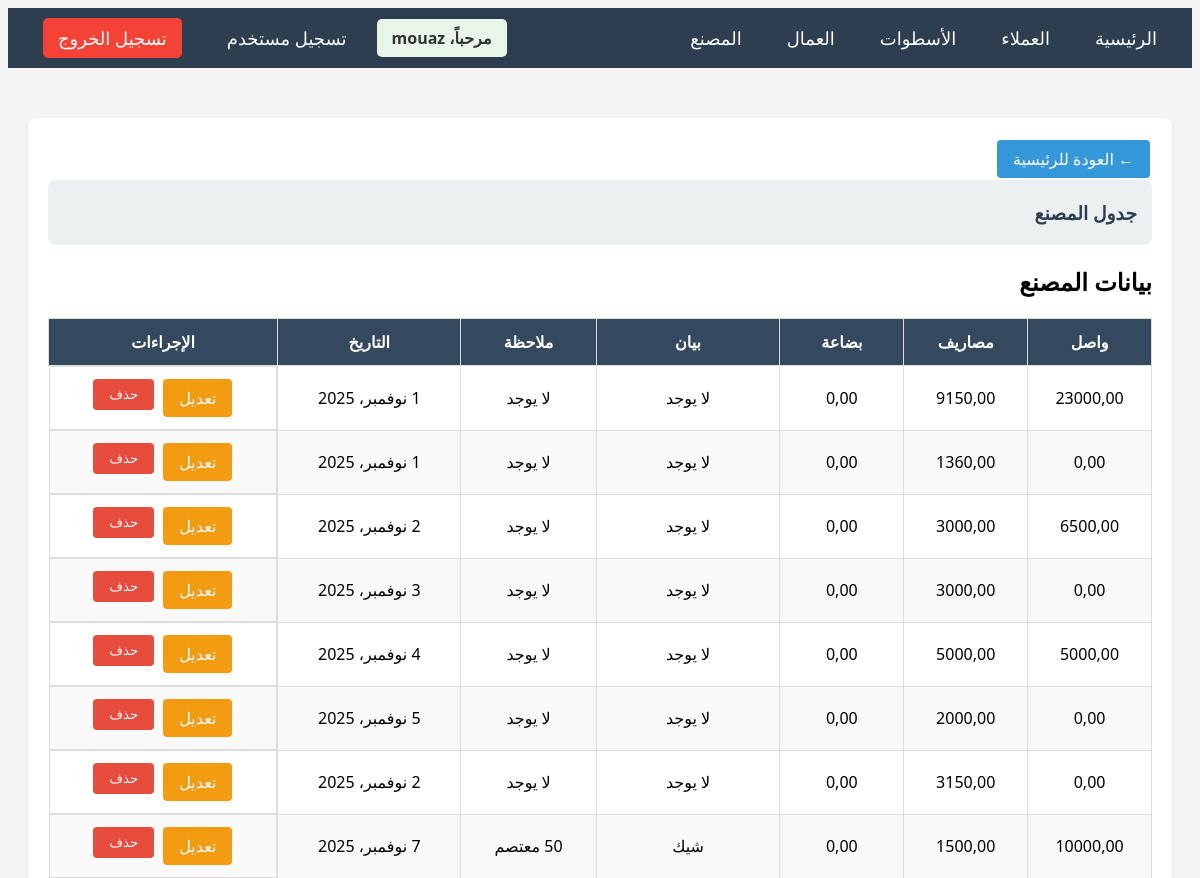
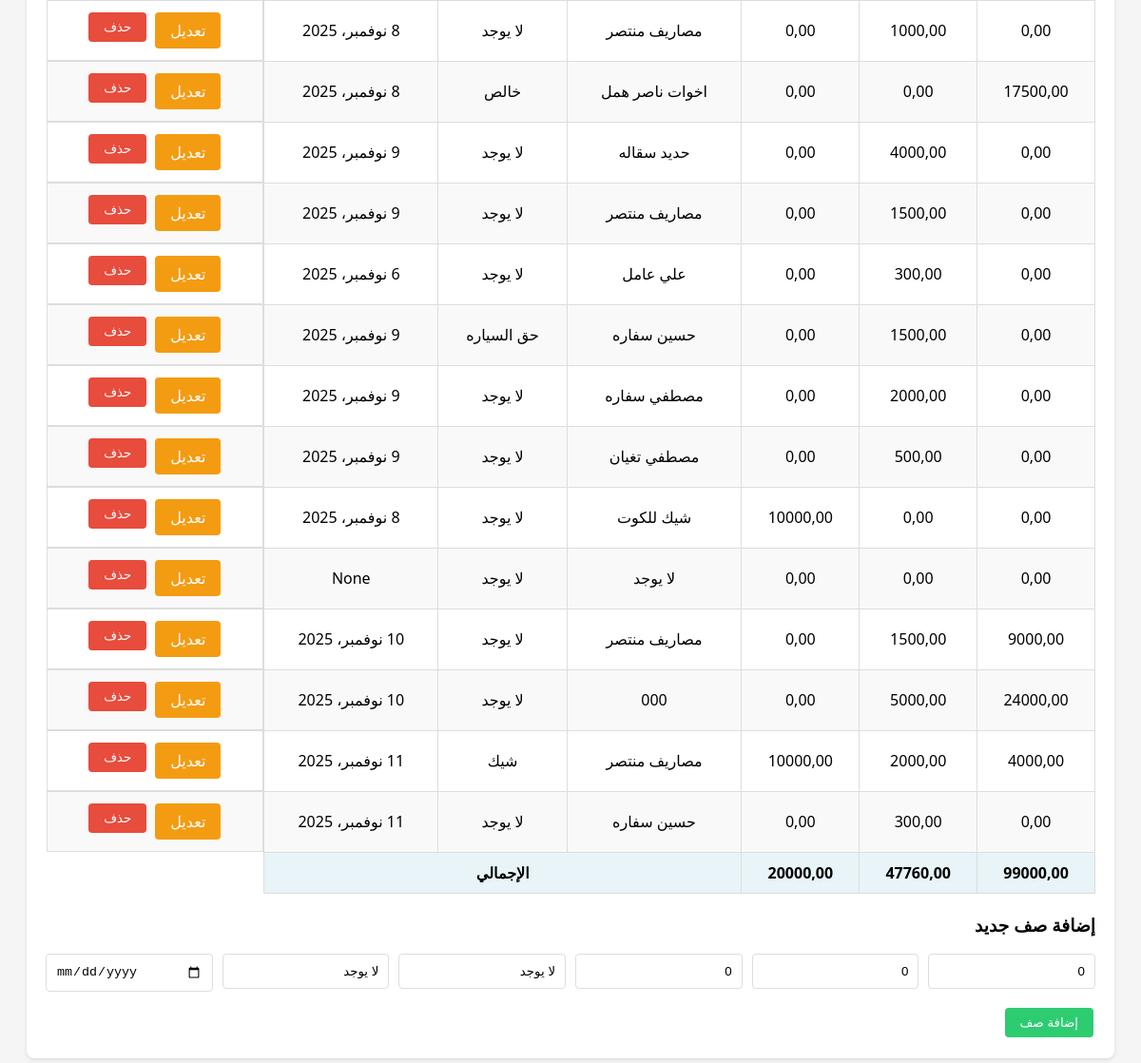
Screenshot of /factory/ (signed in) with the database file from the repository (2 pictures, top to bottom).
### main/models.py (models this page shows, shortened)
class FactoryRow(models.Model):
    received = models.DecimalField(max_digits=10, decimal_places=2, default=0, verbose_name='واصل')
    expenses = models.DecimalField(max_digits=10, decimal_places=2, default=0, verbose_name='مصاريف')
    goods = models.DecimalField(max_digits=10, decimal_places=2, default=0, verbose_name='بضاعة')
    statement = models.CharField(max_length=200, default='لا يوجد', verbose_name='بيان')
    note = models.CharField(max_length=200, default='لا يوجد', verbose_name='ملاحظة')
    date = models.DateField(null=True, blank=True, verbose_name='التاريخ', default='لا يوجد')
    order = models.IntegerField(default=0, verbose_name='الترتيب')
    class Meta:
        verbose_name = 'صف المصنع'
        verbose_name_plural = 'صفوف المصنع'
        ordering = ['order', 'id']

### main/views.py (the view)
# urls.py: path('factory/', views.factory_detail, name='factory_detail'),
@login_required
def factory_detail(request):
    rows = FactoryRow.objects.all()
    total_received = sum(row.received for row in rows)
    total_expenses = sum(row.expenses for row in rows)
    total_goods = sum(row.goods for row in rows)
    if request.method == 'POST':
        form = FactoryRowForm(request.POST)
        if form.is_valid():
            row = form.save(commit=False)
            row.order = rows.count()
            row.save()
            messages.success(request, 'تم إضافة الصف بنجاح')
            return redirect('factory_detail')
    else:
        form = FactoryRowForm()
    context = {
        'rows': rows,
        'form': form,
        'total_received': total_received,
        'total_expenses': total_expenses,
        'total_goods': total_goods,
    }
    return render(request, 'main/factory_detail.html', context)

### main/forms.py
class FactoryRowForm(forms.ModelForm):
    class Meta:
        model = FactoryRow
        fields = ['received', 'expenses', 'goods', 'statement', 'note', 'date']
        widgets = {
            'received': forms.NumberInput(attrs={'class': 'form-control', 'placeholder': 'واصل', 'step': '00.100'}),
            'expenses': forms.NumberInput(attrs={'class': 'form-control', 'placeholder': 'مصاريف', 'step': '00.100'}),
            'goods': forms.NumberInput(attrs={'class': 'form-control', 'placeholder': 'بضاعة', 'step': '00.100'}),
            'statement': forms.TextInput(attrs={'class': 'form-control', 'placeholder': 'بيان'}),
            'note': forms.TextInput(attrs={'class': 'form-control', 'placeholder': 'ملاحظة'}),
            'date': forms.DateInput(attrs={'class': 'form-control', 'placeholder': 'التاريخ', 'type': 'date'}),
        }

### main/templates/main/factory_detail.html (shortened to what this page needs)
{% extends 'main/base.html' %}
{% block content %}
<div class="card">
    <a href="{% url 'home' %}" class="btn btn-primary">← العودة للرئيسية</a>
    <div class="customer-header">
        <h3>جدول المصنع</h3>
    </div>
    <h2>بيانات المصنع</h2>
    <div class="table-container">
        <table>
            <thead>
                <tr>
                    <th>واصل</th>
                    <th>مصاريف</th>
                    <th>بضاعة</th>
                    <th>بيان</th>
                    <th>ملاحظة</th>
                    <th>التاريخ</th>
                    <th>الإجراءات</th>
                </tr>
            </thead>
            <tbody>
                {% for row in rows %}
                <tr>
                    <td>{{ row.received }}</td>
                    <td>{{ row.expenses }}</td>
                    <td>{{ row.goods }}</td>
                    <td>{{ row.statement }}</td>
                    <td>{{ row.note }}</td>
                    <td>{{ row.date }}</td>
                    <td class="actions">
                        <a href="{% url 'factory_row_edit' row.pk %}" class="btn btn-warning">تعديل</a>
                        <form method="POST" action="{% url 'factory_row_delete' row.pk %}" style="display: inline;" onsubmit="return confirm('هل أنت متأكد من حذف هذا الصف؟')">
                            <button type="submit" class="btn btn-danger">حذف</button>
                        </form>
                    </td>
                </tr>
                {% empty %}
                <tr>
                    <td colspan="7" style="text-align: center;">لا توجد صفوف حالياً</td>
                </tr>
                {% endfor %}
                <tr class="total-row">
                    <td>{{total_received}}</td>
                    <td>{{total_expenses}}</td>
                    <td>{{total_goods}}</td>
                    <td colspan="3">الإجمالي</td>
                </tr>
            </tbody>
        </table>
    </div>
    <h3>إضافة صف جديد</h3>
    <form method="POST">
        <div style="display: grid; grid-template-columns: repeat(6, 1fr); gap: 10px;">
            <div class="form-group">
                {{ form.received }}
            </div>
            <div class="form-group">
                {{ form.expenses }}
            </div>
            <div class="form-group">
                {{ form.goods }}
            </div>
            <div class="form-group">
                {{ form.statement }}
            </div>
            <div class="form-group">
                {{ form.note }}
            </div>
            <div class="form-group">
                {{ form.date }}
            </div>
        </div>
        <button type="submit" class="btn btn-success">إضافة صف</button>
    </form>
</div>
{% endblock %}

### main/templates/main/base.html (shortened to what this page needs)
<!DOCTYPE html>
<html lang="ar" dir="rtl">
<head>
    {% load static %}
    <link rel="stylesheet" href="{% static 'css/style.css' %}">
</head>
<body>
    <nav class="navbar">
        <div class="nav-right">
            <a href="{% url 'home' %}">الرئيسية</a>
            <a href="{% url 'customer_list' %}">العملاء</a>
            <a href="{% url 'craftsman_list' %}">الأسطوات</a>
            <a href="{% url 'worker_list' %}">العمال</a>
            <a href="{% url 'factory_detail' %}">المصنع</a>
        </div>
        <div class="nav-left">
            {% if user.is_authenticated %}
            <span class="user-info">مرحباً، {{ user.username }}</span>
            {% if user.is_superuser %}
            <a href="{% url 'register' %}">تسجيل مستخدم</a>
            {% endif %}
            <a href="{% url 'logout' %}" class="btn-logout">تسجيل الخروج</a>
            {% else %}
            <a href="{% url 'login' %}">تسجيل الدخول</a>
            {% endif %}
        </div>
    </nav>
    <div class="container">
        {% block content %}
        {% endblock %}
    </div>
</body>
</html>

### static/css/style.css (style rules this page uses)
body { direction: rtl; text-align: right; font-family: 'Segoe UI', Tahoma, Geneva, Verdana, sans-serif; background-color: #f5f5f5; }
.container { max-width: 1200px; margin: 0 auto; padding: 20px; }
.navbar { background-color: #2c3e50; padding: 15px; margin-bottom: 30px; }
.navbar a { color: white; text-decoration: none; margin: 0 15px; font-size: 18px; }
.card { background: white; border-radius: 8px; padding: 20px; margin-bottom: 20px; box-shadow: 0 2px 4px rgba(0,0,0,0.1); }
.table-container { overflow-x: auto; margin: 20px 0; }
table { width: 100%; border-collapse: collapse; background: white; }
table th { background-color: #34495e; color: white; padding: 12px; text-align: center; border: 1px solid #ddd; }
table td { padding: 10px; text-align: center; border: 1px solid #ddd; }
table tr:nth-child(even) { background-color: #f9f9f9; }
.total-row { background-color: #e8f4f8 !important; font-weight: bold; }
.btn { padding: 8px 16px; border: none; border-radius: 4px; cursor: pointer; text-decoration: none; display: inline-block; margin: 2px; }
.btn-primary { background-color: #3498db; color: white; }
.btn-success { background-color: #2ecc71; color: white; }
.btn-danger { background-color: #e74c3c; color: white; }
.btn-warning { background-color: #f39c12; color: white; }
.form-group { margin-bottom: 15px; }
.form-control { width: 100%; padding: 10px; border: 1px solid #ddd; border-radius: 4px; box-sizing: border-box; }
.customer-header { background-color: #ecf0f1; padding: 15px; border-radius: 8px; margin-bottom: 20px; }
.customer-header h3 { margin: 5px 0; color: #2c3e50; }
.actions { display: flex; gap: 5px; justify-content: center; }
input[type="number"] { text-align: right; }

### main/templates/main/base.html (style rules this page uses)
.navbar { display: flex; justify-content: space-between; align-items: center; padding: 10px 20px; }
.nav-right, .nav-left { display: flex; gap: 15px; align-items: center; }
.user-info { color: #333; font-weight: bold; padding: 8px 15px; background: #e8f5e9; border-radius: 5px; }
.btn-logout { background: #f44336 !important; color: white !important; padding: 8px 15px !important; border-radius: 5px !important; text-decoration: none !important; }

### rows the page displays
FactoryRow: received "23000,00", expenses "9150,00", goods "0,00", statement "لا يوجد", note "لا يوجد", date "1 نوفمبر، 2025"
FactoryRow: received "0,00", expenses "1360,00", goods "0,00", statement "لا يوجد", note "لا يوجد", date "1 نوفمبر، 2025"
FactoryRow: received "6500,00", expenses "3000,00", goods "0,00", statement "لا يوجد", note "لا يوجد", date "2 نوفمبر، 2025"
FactoryRow: received "0,00", expenses "3000,00", goods "0,00", statement "لا يوجد", note "لا يوجد", date "3 نوفمبر، 2025"
FactoryRow: received "5000,00", expenses "5000,00", goods "0,00", statement "لا يوجد", note "لا يوجد", date "4 نوفمبر، 2025"
FactoryRow: received "0,00", expenses "2000,00", goods "0,00", statement "لا يوجد", note "لا يوجد", date "5 نوفمبر، 2025"
FactoryRow: received "0,00", expenses "3150,00", goods "0,00", statement "لا يوجد", note "لا يوجد", date "2 نوفمبر، 2025"
FactoryRow: received "10000,00", expenses "1500,00", goods "0,00", statement "شيك", note "50 معتصم", date "7 نوفمبر، 2025"
FactoryRow: received "0,00", expenses "1000,00", goods "0,00", statement "مصاريف منتصر", note "لا يوجد", date "8 نوفمبر، 2025"
FactoryRow: received "17500,00", expenses "0,00", goods "0,00", statement "اخوات ناصر همل", note "خالص", date "8 نوفمبر، 2025"
FactoryRow: received "0,00", expenses "4000,00", goods "0,00", statement "حديد سقاله", note "لا يوجد", date "9 نوفمبر، 2025"
FactoryRow: received "0,00", expenses "1500,00", goods "0,00", statement "مصاريف منتصر", note "لا يوجد", date "9 نوفمبر، 2025"
FactoryRow: received "0,00", expenses "300,00", goods "0,00", statement "علي عامل", note "لا يوجد", date "6 نوفمبر، 2025"
FactoryRow: received "0,00", expenses "1500,00", goods "0,00", statement "حسين سفاره", note "حق السياره", date "9 نوفمبر، 2025"
FactoryRow: received "0,00", expenses "2000,00", goods "0,00", statement "مصطفي سفاره", note "لا يوجد", date "9 نوفمبر، 2025"
FactoryRow: received "0,00", expenses "500,00", goods "0,00", statement "مصطفي تغيان", note "لا يوجد", date "9 نوفمبر، 2025"
FactoryRow: received "0,00", expenses "0,00", goods "10000,00", statement "شيك للكوت", note "لا يوجد", date "8 نوفمبر، 2025"
FactoryRow: received "0,00", expenses "0,00", goods "0,00", statement "لا يوجد", note "لا يوجد", date "None"
FactoryRow: received "9000,00", expenses "1500,00", goods "0,00", statement "مصاريف منتصر", note "لا يوجد", date "10 نوفمبر، 2025"
FactoryRow: received "24000,00", expenses "5000,00", goods "0,00", statement "000", note "لا يوجد", date "10 نوفمبر، 2025"
FactoryRow: received "4000,00", expenses "2000,00", goods "10000,00", statement "مصاريف منتصر", note "شيك", date "11 نوفمبر، 2025"
FactoryRow: received "0,00", expenses "300,00", goods "0,00", statement "حسين سفاره", note "لا يوجد", date "11 نوفمبر، 2025"

### other values shown
{{ user.username }} "mouaz"
{{ total_received }} "99000,00"
{{ total_expenses }} "47760,00"
{{ total_goods }} "20000,00"
